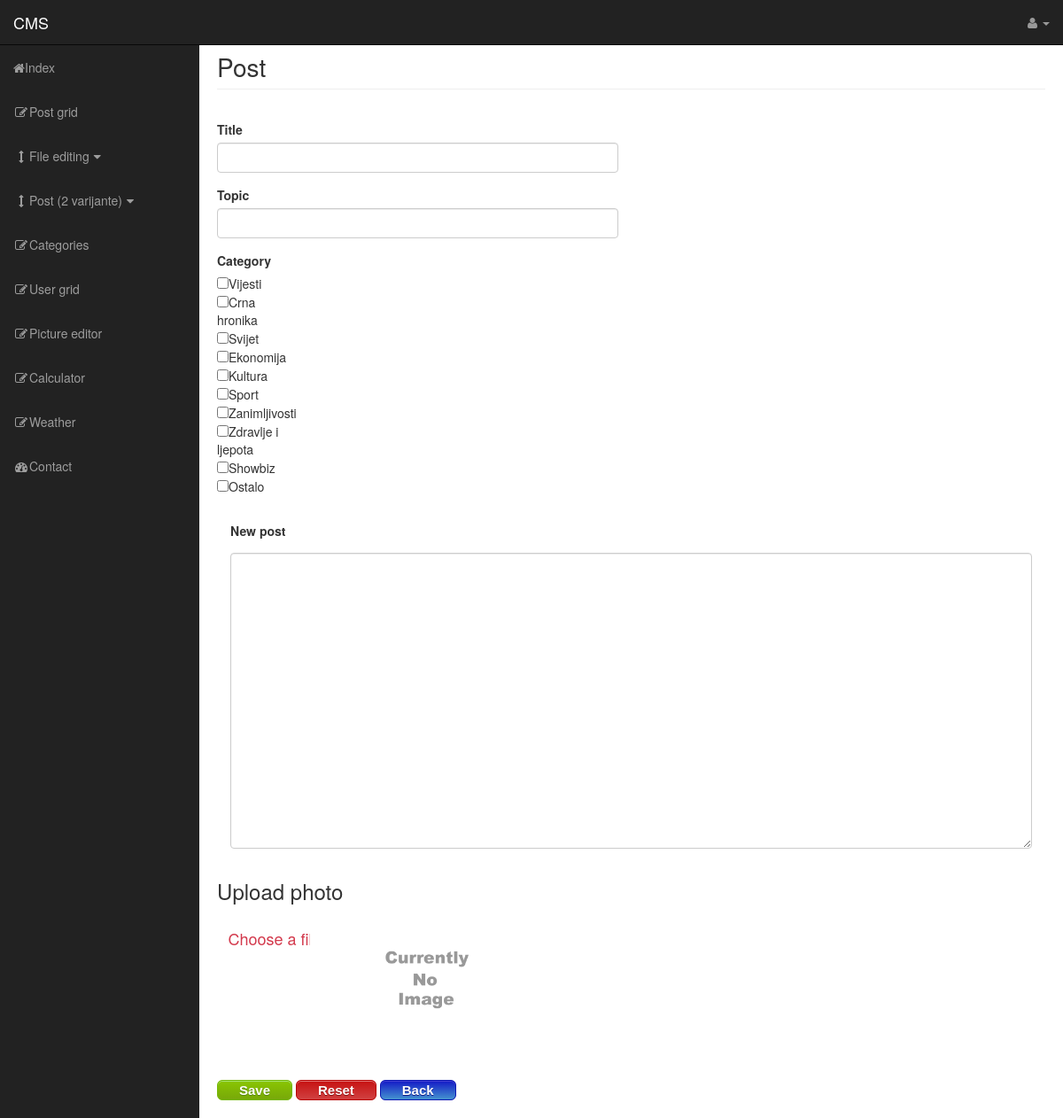
Page /postedit.php (signed in) on the earlier database version.
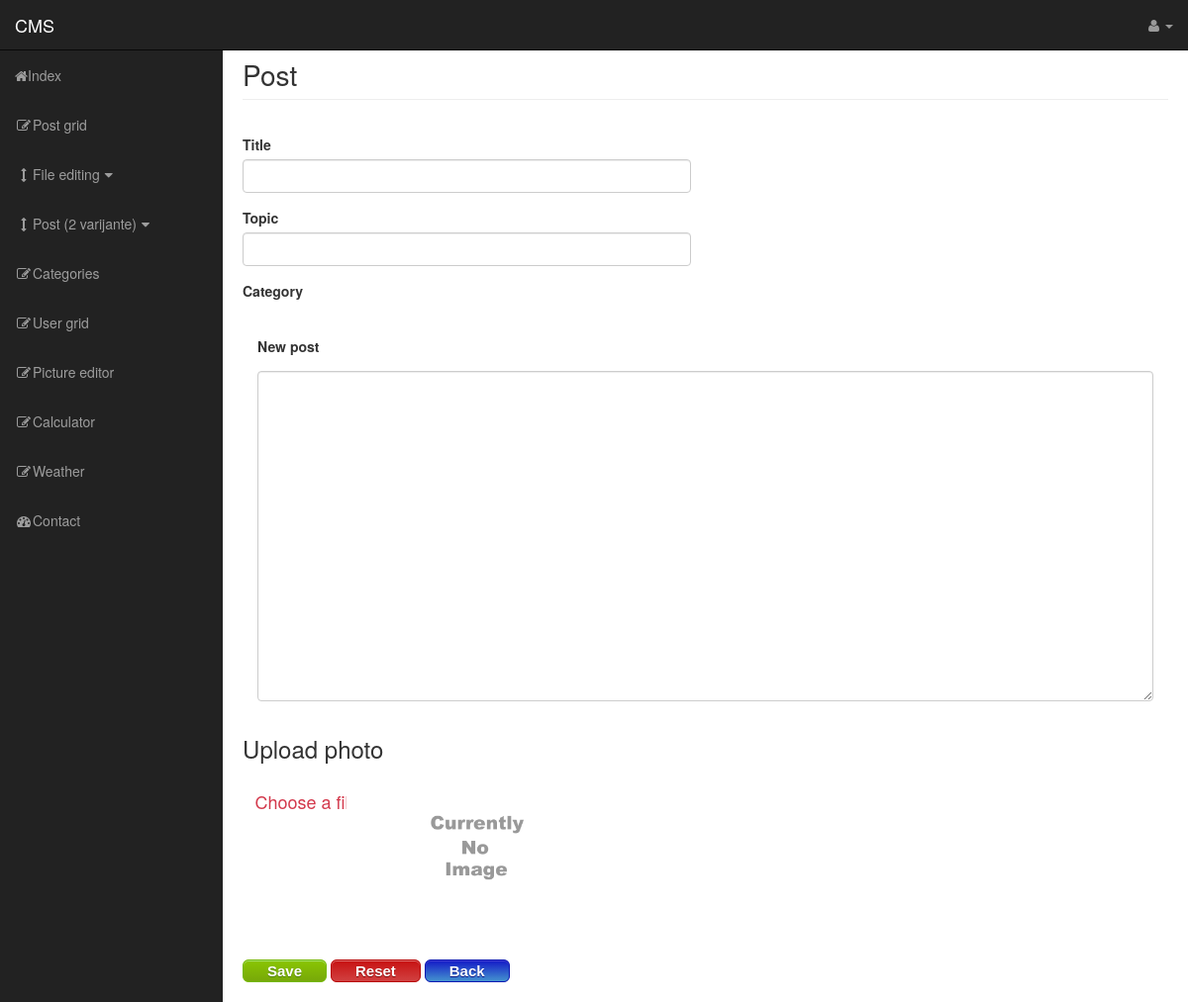
Same page on the later database version.
### tables this page shows
CREATE TABLE IF NOT EXISTS `categories` (
  `category_id` int(11) NOT NULL AUTO_INCREMENT,
  `category_name` varchar(100) DEFAULT NULL,
  `parent_id` int(11) DEFAULT '0',
  PRIMARY KEY (`category_id`)
);

### postedit.php (the view, shortened to what this page needs)
<?php
require_once('includes/config.php');
require_once('includes/header.php');
require_once('includes/nav.php');
$category_array=array();
$post_name = (isset($_POST['post_name'])) ?  trim($_POST['post_name']) : '';
$post_topic = (isset($_POST['post_topic'])) ?  trim($_POST['post_topic']) : '';
$post_body = (isset($_POST['post_body'])) ?  $_POST['post_body'] : '';
$stmt6=$dbObject->query('SELECT count(category_id) as num FROM categories');
$row = $stmt6->fetch(PDO::FETCH_ASSOC);
for($i=1;$i<=$row['num']; $i++ ){
$a =(isset($_POST[$i]) ? $_POST[$i]: NULL);
array_push($category_array,$a);}
$category_array=array_filter($category_array);
			?>
	<link rel="stylesheet" type="text/css" href="css/normalize.css" />
	<link rel="stylesheet" type="text/css" href="css/component.css" />
        <div id="page-wrapper">
            <div class="row">
                <div class="col-lg-12">
                    <h1 class="page-header">Post</h1>
                </div>
            </div>
            <div class="row">
                <div class="col-lg-6">
                        <div class="panel-body">
                            <div class="row">
                                    <form  method="post"  enctype="multipart/form-data">
                                        <div class="form-group">
                                            <label>Title</label>
                                            <input name="post_name" class="form-control" value="<?=$post_name?>">
                                        </div>
										<div class="form-group">
                                            <label>Topic</label>
                                            <input name="post_topic" class="form-control" value="<?=$post_topic?>">
                                        </div>
										<div class="form-group">
                                            <label>Category</label></br>
											<div class="row">
												<div class="col-md-3 col-lg-3">
													<?php $stmt12=$dbObject->query("SELECT * FROM categories");
													while($row = $stmt12->fetch(PDO::FETCH_ASSOC)) : ?>
														 <input type="checkbox" name="<?=$row['category_id']?>" value="<?=$row['category_id']?>" <?php if(in_array($row['category_id'], $category_array)){echo "checked";} ?>><?=$row['category_name']?><br>
													<?php endwhile;?>
												 </div>
											</div>
                                        </div>
                                        </div>
                                        </div>
                                        </div>
                                        </div>
										<div class="col-lg-12">
                                        <div class="form-group">
                                            <label>New post</label></p>
                                            <textarea name="post_body" id="post_body" class="form-control" rows="16"><?php echo htmlentities($post_body);?></textarea>
                                        </div>
                                 </div>
                                        <div class="form-group">
                                            <label><h3>Upload photo</h3></label>
                                           <div class="row">
                                           <div class="col-lg-2 col-md-2">
												<label for="image"><span><h4>Choose a file...</h4></span></label>
												</div>
												<div class="col-lg-2 col-md-2">
														<div class="frame">
															<div id="imgContainer">
																<img id="blah" src="<?php echo $post_image?>" onerror="this.src='includes/no_image.jpg'" />
															</div>
													</div>
													</div>
											</div>
                                        </div>
                                        <button type="submit" class="myButtonSubmit" name="submit"  >Save</button>
										<button type="reset" class="myButtonReset" name="reset" onclick="location.href='postedit.php'">Reset</button>
										<button type="reset" class="myButtonReturn" name="return" onclick="location.href='forms.php'">Back</button>
                                </div>
 <?php require_once("includes/footer.php"); ?>

Differences in the rows shown:
removed categories: category_name "Vijesti"
removed categories: category_name "Crna hronika"
removed categories: category_name "Svijet"
removed categories: category_name "Ekonomija"
removed categories: category_name "Kultura"
removed categories: category_name "Sport"
removed categories: category_name "Zanimljivosti"
removed categories: category_name "Zdravlje i ljepota"
removed categories: category_name "Showbiz"
removed categories: category_name "Ostalo"
